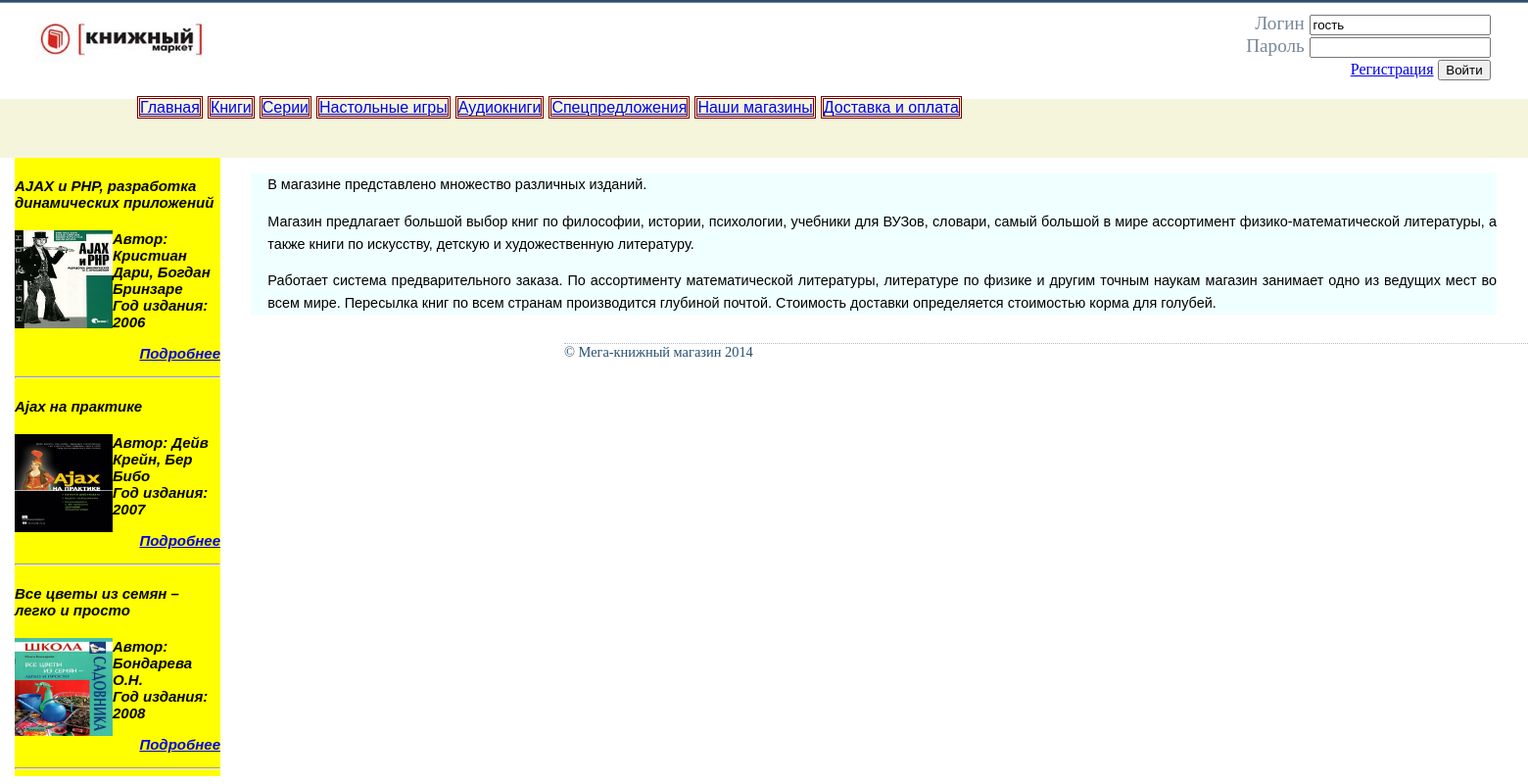
The page / on the database its author committed.
### tables this page shows
CREATE TABLE books(
                    	id INTEGER PRIMARY KEY AUTOINCREMENT,
                        author TEXT,
                    	title TEXT,
                        pubyear INTEGER,
                        price INTEGER,
                        image TEXT,
                    	category INTEGER,
                    	description TEXT
                    );

### inc/headers.inc.php (called while the page is built, shortened)
<?php
    include "/dao/LibraryDB.class.php";
    $libraryDB = new LibraryDB("dao/db/");
?>

### dao/LibraryDB.class.php (called while the page is built, shortened)
<?php
    class LibraryDB {
        protected $db;
        function __construct($path){
            if (is_file($path.self::DB_NAME)){
                $this->db = new SQLite3($path.self::DB_NAME);
            }
        }
        function getBooks(){
            $sql = "SELECT books.id as id, author, title, pubyear, price, image, category.name as category, description
                    FROM books, category
                    WHERE books.category = category.id";
            $result = $this->db->query($sql);
            if ($result){
                $allBooks = array();
                while($book = $result->fetchArray(SQLITE3_ASSOC)){
                    $allBooks[] = $book;
                }
                return $allBooks;
            }
            return false;
        }
    }
?>

### inc/getRandomBooks.php (the view)
<?php
        if ($books = $libraryDB->getBooks()){
            $booksIds = array();
            foreach($books as $book)
                $booksIds[] = $book['id'];
            if (count($booksIds) > 3){
                $maxId = $booksIds[count($booksIds) - 1];
                $randId = array();
                for ($i = 0; $i < 3; ){
                    $number = rand(1, $maxId);
                    if ((array_search($number, $booksIds) !== false) && (array_search($number, $randId) === false)){
                        $randId[] = $number;
                        $i++;
                    }
                }
                $booksIds = $randId;
            }
                foreach($books as $book){
                    if (array_search($book['id'], $booksIds) !== false){
                    $id = $book['id'];
                    $author = $book['author'];
                    $title = $book['title'];
                    $pubyear = $book['pubyear'];
                    $image = $book['image'];
                    echo <<<BOOK
                    <div id="randBook">
                        <h4>$title</h4>
                        <img src="$image" alt="$image" height="100" width="100" align="left"/>
                        Автор: $author<br>
                        Год издания: $pubyear<br>
                    </div>
                    <p align="right"><a href="{$_SERVER['SCRIPT_NAME']}?bookid=$id">Подробнее</a></p>
                    <hr>
BOOK;
                    }
                }
        }else
            echo "Произошла ошибка при выборке книг из базы";
?>

### index.php (shortened to what this page needs)
<?
    require_once "inc/lib.inc.php";
    require_once "inc/headers.inc.php";
?>
<!DOCTYPE html PUBLIC "-//W3C//DTD XHTML 1.0 Transitional//EN" "http://www.w3.org/TR/xhtml1/DTD/xhtml1-transitional.dtd">
<html xmlns="http://www.w3.org/1999/xhtml" xml:lang="ru" lang="ru">
	<head>
		<link rel="stylesheet" type="text/css" href="inc/style.css" />
	</head>
	<body>
		<div id="header">
			<img onclick="location.href='index.php'" src="inc/logo.jpg" width="80" height="55" alt="Наш логотип" class="logo"/>
            <?php
                if ($regisration){
                    include "inc/secure/registrationForm.php";
                }else
                    include "inc/routing.top.php";
            ?>
        </div>
        <div id="topmenu">
            <?php
                if (!$regisration)
                    drawMenu($topmenu);
            ?>
        </div>
        <div id="leftblock">
            <?php
                include "inc/routing.left.php";
            ?>
        </div>
		<div id="content">
		    <?php
                include "inc/routing.content.php";
            ?>
		</div>
		<div id="footer">
			&copy; Мега-книжный магазин <?= date('Y')?>
		</div>
	</body>
</html>

### inc/routing.top.php (shortened to what this page needs)
<?php
    switch($user){
        default: include "inc/secure/login.php";
    }
?>

### inc/secure/login.php (shortened to what this page needs)
<form class="slogan" method="post">
<div>
<label for="txtUser">Логин</label>
<input id="txtUser" type="text" name="user" value="гость" />
</div>
<div>
<label for="txtString">Пароль</label>
<input id="txtString" type="text" name="pw" />
</div>
<div>
        <a href="index.php?registr=on">Регистрация</a>
<button type="button" onclick="checkLog()" >Войти</button>
</div>
</form>

### inc/lib.inc.php (shortened to what this page needs)
<?php
    function drawMenu($menu, $horizontal = true, $style = ''){
        if(!empty($menu)){
            if ($horizontal)
                $style = " style='display: inline;'";
            echo "<ul>";
            foreach($menu as $item){
                echo "<li$style>";
                echo "<a href='{$item['href']}'>{$item['link']}</a>";
                echo "</li>";
            }
            echo "</ul>";
        }
    }
?>

### inc/routing.left.php (shortened to what this page needs)
<?php
    if ($regisration)
        exit;
    else if ($user == 'admin'){
        drawMenu($adminMenu, false);
    } else{
        switch($page){
            default: include "inc/getRandomBooks.php";
        }
    }
?>

### inc/routing.content.php (shortened to what this page needs)
<?php
    if ($regisration)
        exit;
    else if ($user == 'admin'){
        switch($menuItem){
            case 'add': include "manager/addBookForm.php"; break;
            case 'redact': include "manager/redactBooks.php"; break;
            case 'getorders': include "manager/allOrders.php"; break;
            case 'managers': include "manager/addManagerForm.php"; break;
            case 'users': ;
            case 'exit': ;
            default: echo "<h1>Здесь должна быть страничка со статистикой посещения сайта</h1>";
        }
    } else if($bookId)
        include 'inc/showBook.php';
    else{
       switch($page){
            default: include "index.inc.php";
        }
    }
?>

### inc/index.inc.php
<p>В магазине представлено множество различных изданий.</p>
<p>
    Магазин предлагает большой  выбор книг  по философии, истории, психологии, учебники  для  ВУЗов, словари,
    самый большой в мире ассортимент физико-математической литературы, а также книги по  искусству, детскую и художественную литературу.
</p>
<p>
    Работает система предварительного заказа.
    По ассортименту математической литературы, литературе по физике и другим точным наукам магазин занимает одно из ведущих мест во всем мире.
    Пересылка книг по всем странам производится глубиной почтой. Стоимость доставки определяется стоимостью корма для голубей.
</p>

### inc/style.css (style rules this page uses)
body { margin: 0; padding: 0; background-color: #FFFFFF; color: #000000; font-family: Arial, Helvetica, sans-serif; border-top: 2px solid #2A4F6F; }
#header { border-top: 1px solid #778899; height:3em; }
#header .slogan { font: 120% Georgia, "Times New Roman", Times, serif; color: #778899; background-color: transparent; float: right; width: 300px; text-align:right; margin-right: 2em; margin-top: 0.5em; }
#header .logo { float: left; width: 200px; margin-left: 1.5em; margin-top: 0.5em; }
#header a { font-size: medium; }
#topmenu { background-color: beige; height: 60px; padding-left: 100px; }
#topmenu ul { list-style: none; margin-top: 50px; }
#topmenu li { margin-top: 0.3em; border: rgb(125,0,0) 3px double; margin-right: 5px }
#leftblock { background-color: yellow; position: absolute; top: auto; left: 1em; width: 14em; font: italic bold 15px Arial; }
#content { background-color: azure; top: auto; margin-left: 16em; margin-right: 2em; text-align: justify; }
#content p, form { font-size: 90%; line-height: 1.6em; padding-left: 1.2em; }
#footer { position: relative; top: 1em; left: 40em; border-top: 1px dotted #B2BCC6; font: 90% Georgia, "Times New Roman", Times, serif; color: #2A4F6F; background-color: transparent; }

### rows shown on the page
books: title "AJAX и PHP, разработка динамических приложений", image (picture), author "Кристиан Дари, Богдан Бринзаре", pubyear "2006"
books: title "Ajax на практике", image (picture), author "Дейв Крейн, Бер Бибо", pubyear "2007"
books: title "Все цветы из семян – легко и просто", image (picture), author "Бондарева О.Н.", pubyear "2008"

### other values the page prints
$item['link'] "Главная"
$item['link'] "Книги"
$item['link'] "Серии"
$item['link'] "Настольные игры"
$item['link'] "Аудиокниги"
$item['link'] "Спецпредложения"
$item['link'] "Наши магазины"
$item['link'] "Доставка и оплата"
